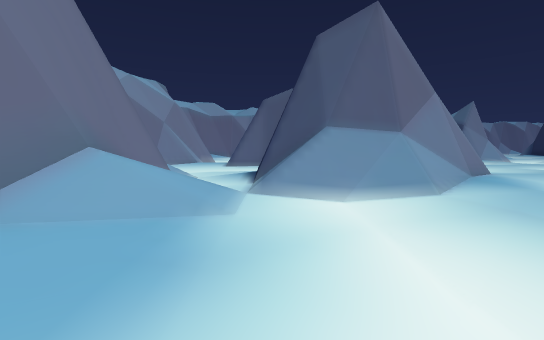
[1] (above)

17 first-person views from a walk through a level from a Godot 3-D game. The camera is 1.5 m above the floor, tilts 4° down and sees 85° across. The floor is counted in squares, 2 m on a side. Each view is taken from the middle of a square. On the plan, view 1 faces up. The plan holds only what a view shows up to about 10 squares ahead; the rest is blank. The place goes on beyond the plan.

[2]
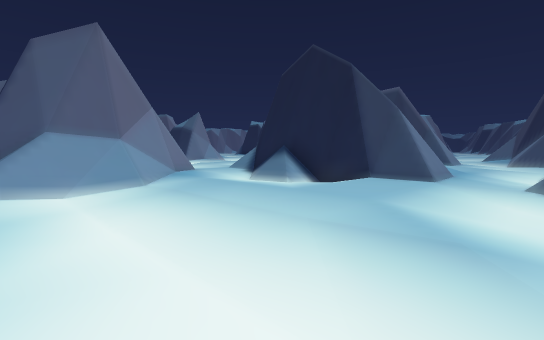

[3]
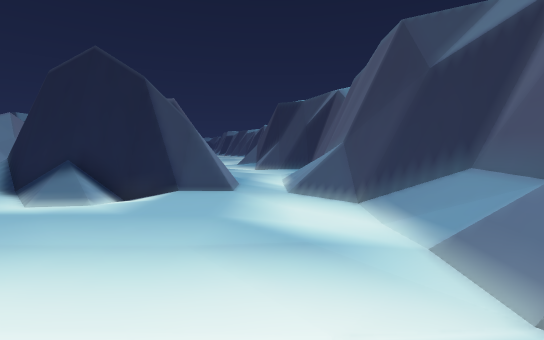

[4]
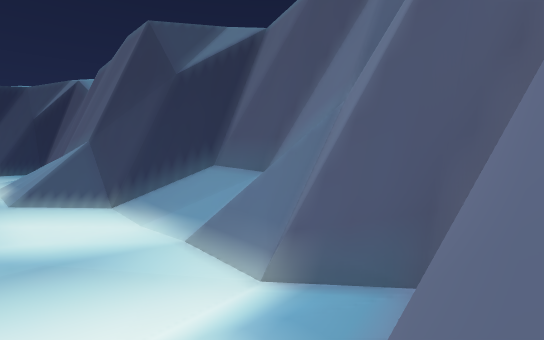

[5]
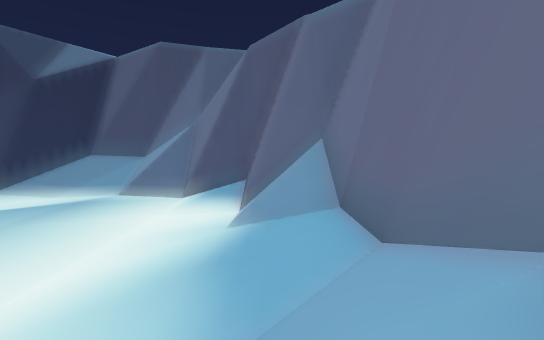

[6]
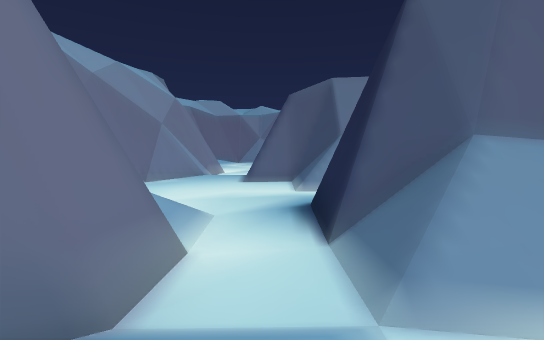

[7]
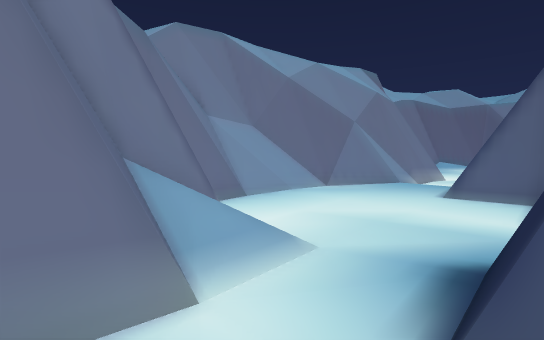

[8]
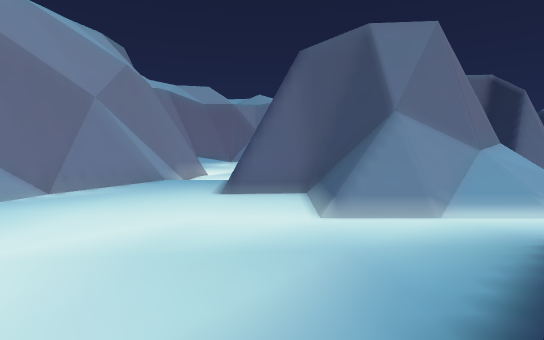

[9]
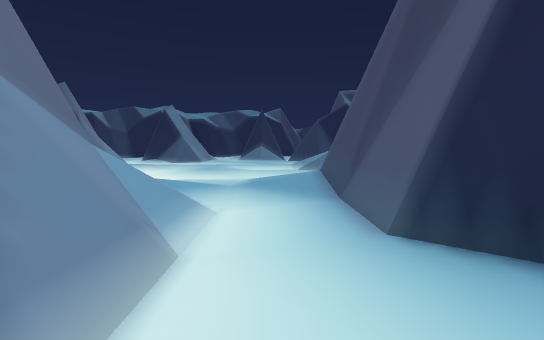

[10]
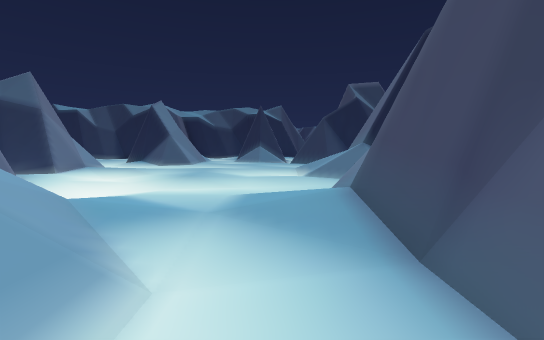

[11]
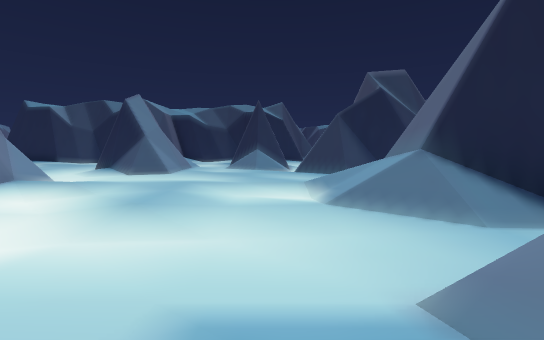

[12]
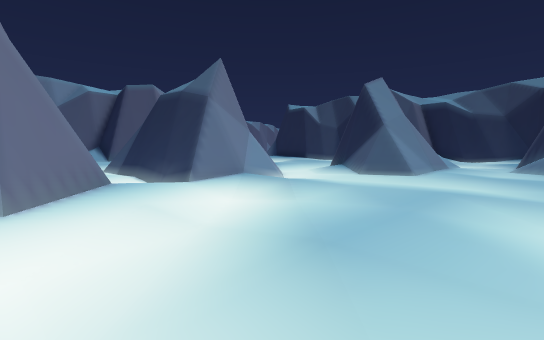

[13]
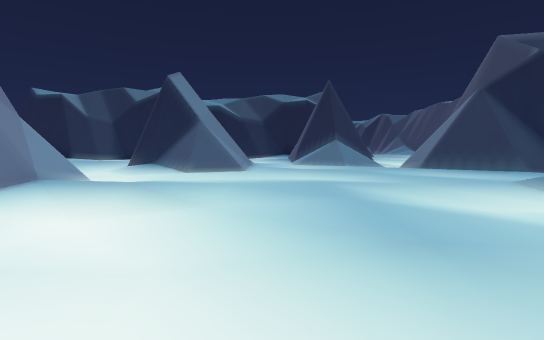

[14]
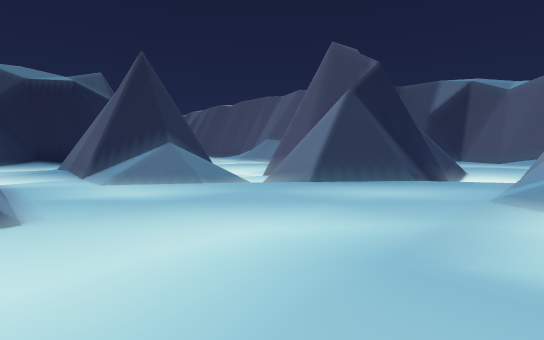

[15]
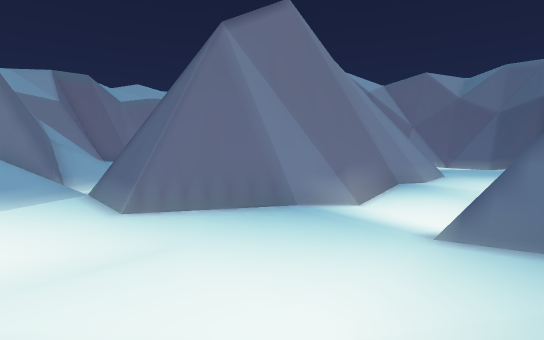

[16]
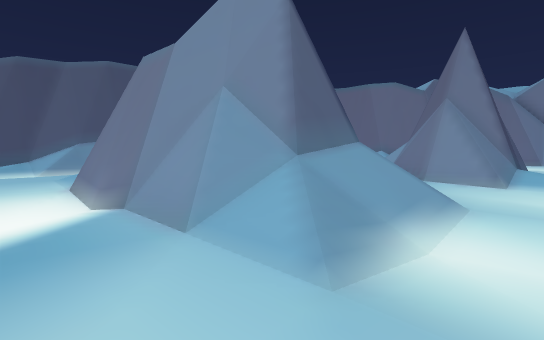

[17]
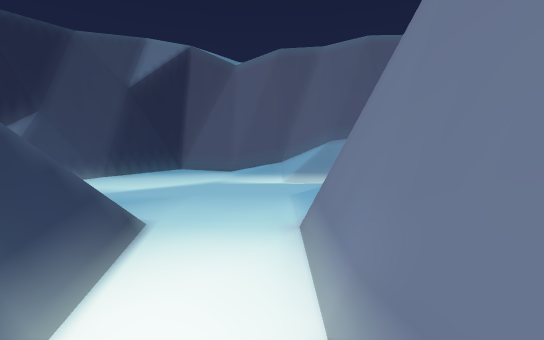

### Floor plan
Key: @ floor where view 1 was taken; # wall or solid block; . main floor; : floor 0.25 m higher than the main floor; - floor 0.25 m lower than the main floor; + floor 0.5 m higher than the main floor; _ floor 0.5 m lower than the main floor; / step, stairs or slope; = window, fence, low wall or low ledge.
Columns run from 5 left of view 1 to 22 right of it. Each row starts with its distance up from view 1.
 23               :.
 22              #..
 21              #..#
 20              #:.#
 19              #.-# #  ..
 18              #--###=-..
 17  #.          #:.##/-.:#
 16  #.   =/// ###...:...##
 15  #.   ####/...--.:..///
 14 ##:/  ####/----..:..//##/ -.
 13 #::/#####/ .--..::..:::::..:
 12 #::../##//:...::::.::../####
 11 #..../=//::...:..:::::/##
 10 #.......:++......::::./#
  9 #...::#####:.:///:::##./
  8 #...:######::////::###..
  7 ##//:######::####::# ##.
  6  ###./////:./####.-#
  5    #.////:.//####-_#
  4    #/...::.//#  #--#
  3    #/...::../#  #.:=
  2    #::-.:::./#  /:::
  1    #+.-.:::::## /::::
  0    #/@-.:::::::::::...
 -1    #/.-.:...::.......:##
 -2    ##:-.....=////::::##
 -3     ####///###########
 -4      ##///###
 -5       #####

Positions as (right, up) in squares from view 1, and headings:
1: (0, 0), facing up
2: (0, -2), facing up-right
3: (-1, -1), facing right
4: (-1, -1), facing down-right
5: (-1, 4), facing down
6: (-1, 3), facing up
7: (0, 5), facing up-left
8: (-1, 7), facing up
9: (-1, 10), facing right
10: (1, 10), facing right
11: (4, 10), facing right
12: (7, 11), facing up-right
13: (7, 13), facing right
14: (11, 14), facing down-right
15: (11, 14), facing up-left
16: (13, 10), facing down-left
17: (12, 6), facing down
